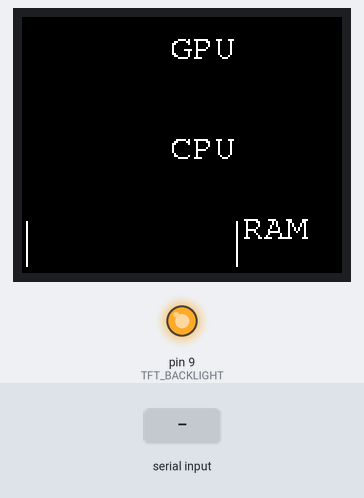
The program below on a simulated Arduino Micro, built with avr-gcc and run on an emulated ATmega32U4. Shown: 160×128 colour display, output pins drawn as LEDs (lit = HIGH). The inputs (shaded band) are chosen by the test bench. What the program prints to the serial monitor is not drawn.

Above: at 0.23 s.
At 1.3 s:
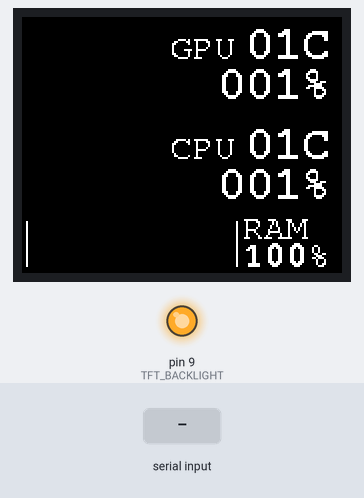
1.4 s: "?" received over Serial
2.9 s: "90;45\n" received over Serial
Timing chart, 0 to 5.9 s (numbered marks = the images above; inputs shaded):
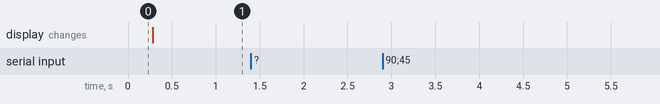

Measured:
- after the input at 1.4 s, every drawn part: stays the same
- after the input at 2.9 s, every drawn part: stays the same

The program:

main.cpp
```cpp
#include <Arduino.h>

#include <SPI.h>
#include <Adafruit_GFX.h>    // Core graphics library
#include <Adafruit_ST7735.h> // Hardware-specific library for ST7735
#include <Wire.h>
#include <Fonts/FreeMonoBold12pt7b.h>
#include <Fonts/FreeMono9pt7b.h>
#include <Fonts/FreeMonoBold9pt7b.h>

#define TFT_CS        4 // Chip select
#define TFT_RST       6 // Display reset
#define TFT_DC        5 // Display data/command select
#define TFT_BACKLIGHT  9 // Display backlight pin
#define TFT_LED 0 // 0 if wired to +5V directly

#define TFT_BRIGHTNESS 200 // Initial brightness of TFT backlight (optional)


volatile uint8_t frame = 0;
volatile uint8_t secondary_frame = 0;
volatile uint8_t secondary_mod = 1;
volatile uint8_t cnt = 0;
volatile uint16_t inNum = 0;
const size_t    MaxString               = 16;
const long int colors[5] = {
  0x07E0,
  0x7FE0,
  0xF7E0,
  0xFFA0,
  0xF800,

};
char console[8];
char topTemp[12];
char botTemp[12];
char initialData;
volatile uint16_t temps[10] = {1, 1, 1, 1, 100};
String inputString = "";         // a String to hold incoming data
bool stringComplete = true;  // whether the string is complete

Adafruit_ST7735 tft = Adafruit_ST7735(TFT_CS, TFT_DC, TFT_RST);
void displayInit();
void initGraphics();

void setup(void)
{
  tft.initR(INITR_BLACKTAB);
  tft.fillScreen(ST77XX_BLACK);
  analogWrite(TFT_BACKLIGHT, 255);
  tft.setRotation(1);
  inputString.reserve(200);
  // large block of text
  tft.fillScreen(ST77XX_BLACK);
  tft.setFont(&FreeMonoBold12pt7b);
  tft.setTextWrap(false);
  displayInit();
  initGraphics();
  Serial.begin(9600);
}


void initGraphics(){
  //tft.drawBitmap(10, 30, cat_body, 50, 60, 0xFFFFFF);
  //tft.drawBitmap(43, 59, cat_tail[0], 25, 27, 0xFFFFFF);
}

void progressAnimation(){
 if(secondary_frame == 9){
   secondary_mod = -1;
 }
 if(secondary_frame == 0){
   secondary_mod = 1;
 }
 //tft.drawBitmap(43, 59, cat_tail[secondary_frame], 25, 27, 0x0);
 secondary_frame += secondary_mod;
 //tft.drawBitmap(43, 59, cat_tail[secondary_frame], 25, 27, 0xFFFFFF);
}

void displayInit(){
  tft.setFont(&FreeMono9pt7b);
  tft.setCursor(74, 20);
  tft.print("GPU");
  tft.setCursor(74, 70);
  tft.print("CPU");
  tft.setFont(&FreeMono9pt7b);
  tft.setCursor(110,  110);
  tft.print("RAM");
  tft.drawLine(107, 124, 107, 102, 0xFFFFFF);
  tft.drawLine(2, 124, 2, 102, 0xFFFFFF);
}

void refreshDisp(){
  char data[8];
  tft.setFont(&FreeMonoBold12pt7b);
  tft.setCursor(112, 20);
  tft.fillRect(112,  6,  50, 16, 0x000000);
  sprintf(data, "%02dC\n", temps[0]);
  sprintf(data, "%02dC", temps[0]);
  tft.print(data);
  tft.fillRect(98,  26,  50, 16, 0x000000);
  tft.setCursor(98, 40);
  sprintf(data, "%03d%%", temps[1]);
  tft.print(data);

  tft.fillRect(112,  56,  50, 16, 0x000000);
  tft.setCursor(112, 70);
  sprintf(data, "%02dC", temps[2]);
  tft.print(data);
  tft.fillRect(98,  76,  50, 16, 0x000000);
  tft.setCursor(98, 90);
  sprintf(data, "%03d%%", temps[3]);
  tft.print(data);
  tft.setFont(&FreeMonoBold9pt7b);
  tft.fillRect(110,  113,  50, 13, 0x000000);
  tft.setCursor(110, 124);
  sprintf(data, "%03d%%", temps[4]);
  tft.print(data);
      tft.fillRect(
      5, 126, 100, -28, 0x000000
    );
  for(uint_fast8_t x = 0; x < (int)(temps[4]/20); x++){
    tft.fillRect(
      5+20*x, 126, 18, -28, colors[x]
    );
  }
  if(temps[4]%20){
    //
    tft.fillRect(
      5+20*(int)(temps[4]/20), 126, 18, -(int)((temps[4]%20)/4)*7, colors[(int)(temps[4]/20)]
      );
  }
}

void handleData(){
  while(Serial.available()){
    char inChar = (char)Serial.read();
      if(inChar != ';'){
        inNum = (10 * inNum) + (inChar - '0');
      }
      else {
        temps[cnt] = inNum;
        inNum = 0;
        cnt += 1;
      }

    if (cnt == 5) {
      cnt = 0;
      Serial.println("OK");
      stringComplete = true;
    }
  }
}

void loop(void)
{

    delay(80);
    progressAnimation();
    frame = (frame+1) % 24;
    if(stringComplete){
      refreshDisp();
      stringComplete = false;
    }
    if (Serial.available()) {
      initialData = (char)Serial.read();
      if(initialData== ';'){
        handleData();
      }
      else if(initialData == '?'){
        Serial.println("UNDER_GPU");
      }
      else{
        Serial.println("BAD_DATA");
      }
        while(Serial.available())
          Serial.read();
  }
}
```
